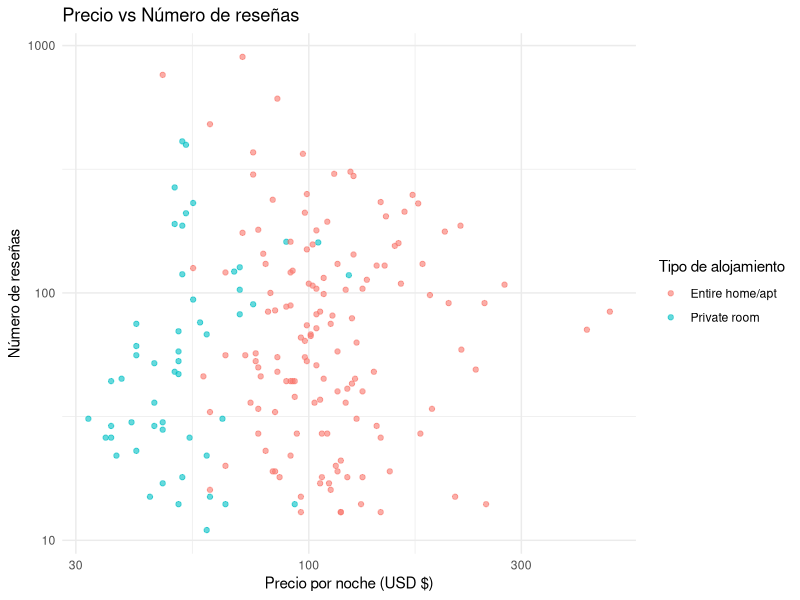
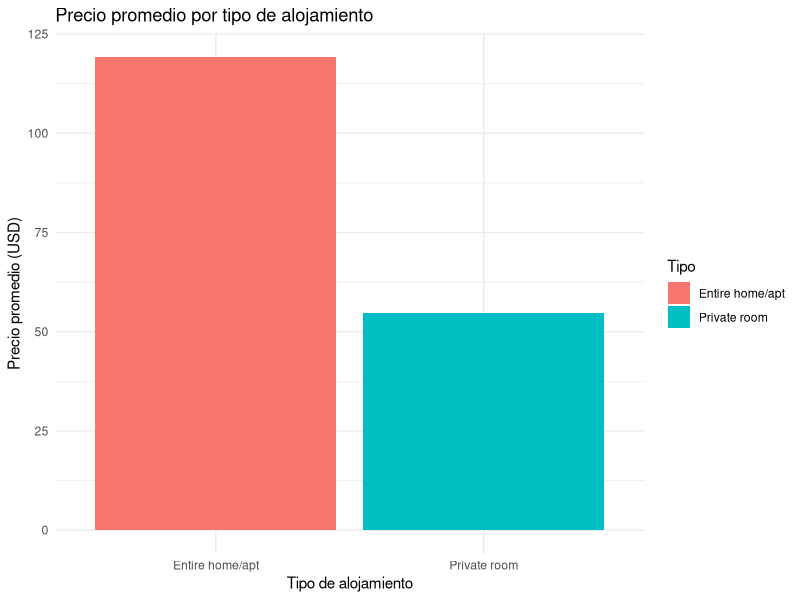
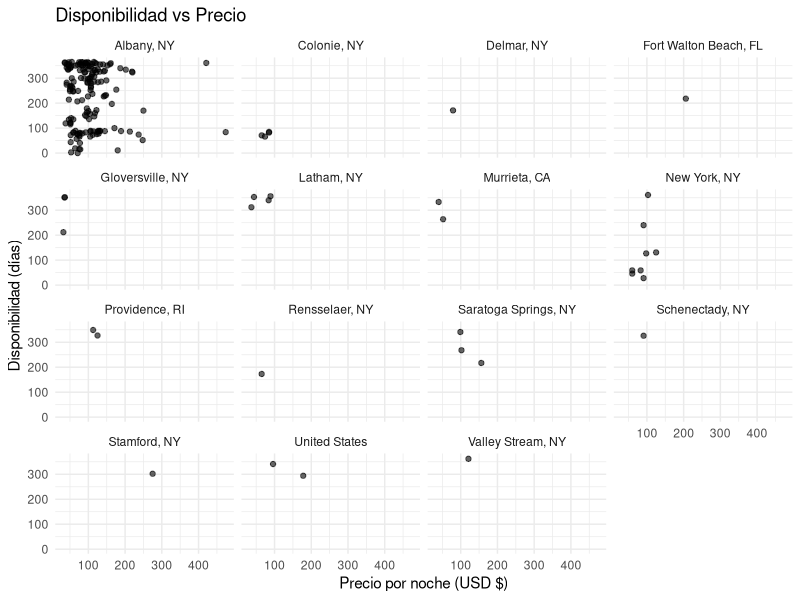

The R script that drew these images, in order:
## ---- chunk 1
library(readr)
library(dplyr)

df <- read_csv("listings.csv")
options(scipen=999)












head(df)
str(df)
## ---- chunk 2
df <- df %>%
  mutate( 
    price_num = as.numeric(gsub("[$,]", "", price))
      )
options(scipen=999)
head(select(df, price, price_num))
## ---- chunk 3
df_filtrado_top_10 <- df %>%
  filter(
    number_of_reviews > 10,
    !is.na(host_location),
    price_num < 500
  )

options(scipen=999)
head(df_filtrado_top_10)
## ---- chunk 4
df_ordenado_availability <- df_filtrado_top_10 %>%
  arrange(desc(availability_365))

options(scipen=999)
head(df_ordenado_availability)
## ---- chunk 5
df_nueva_columna <- df_ordenado_availability %>%
  mutate(total_revenue = price_num * availability_365)

options(scipen=999)
head(select(df_nueva_columna, price_num, availability_365, total_revenue))
## ---- chunk 6
df_final <- df_nueva_columna %>%
  select(
    host_location, room_type,
    price = price_num,
    availability_365, total_revenue,
    number_of_reviews
  )

options(scipen=999)
head(df_final)
## ---- chunk 7
resumen_host_loc <- df_final %>%
  group_by(host_location) %>%
  summarize(
    avg_price = mean(price, na.rm = TRUE),
    total_listings = n(),
    avg_total_revenue = mean(total_revenue, na.rm = TRUE),
  ) %>%
  arrange(desc(total_listings))

options(scipen=999)
head(resumen_host_loc)
## ---- chunk 8
resumen_room_type <- df_final %>%
  group_by(host_location, room_type) %>%
  summarise(
    avg_availability = mean(availability_365, na.rm = TRUE),
    n = n(),
  ) %>%
  arrange(host_location, desc(avg_availability))

head(resumen_room_type)
## ---- chunk 9
library(ggplot2)

ggplot(df_final, aes(x = price, y = number_of_reviews, color = room_type)) +
  geom_point(alpha = 0.6) +
  labs(
    title = "Precio vs Número de reseñas",
    x = "Precio por noche (USD $)",
    y = "Número de reseñas",
    color = "Tipo de alojamiento"
  ) +
  theme_minimal()+
  scale_x_log10() +
  scale_y_log10()
  
## ---- chunk 10
precio_por_tipo <- df_final %>%
  group_by(room_type) %>%
  summarize(
    avg_price = mean(price, na.rm = TRUE),
    .groups = "drop"
  )

ggplot(precio_por_tipo, aes(x = room_type, y = avg_price, fill = room_type)) +
  geom_col() +
  labs(
    title = "Precio promedio por tipo de alojamiento",
    x = "Tipo de alojamiento",
    y = "Precio promedio (USD)",
    fill = "Tipo"
  ) +
  theme_minimal()
## ---- chunk 11
ggplot(df_final, aes(x = price, y = availability_365)) +
  geom_point(alpha = 0.6) +
  facet_wrap(~ host_location)  + #~host_location
  labs(
    title = "Disponibilidad vs Precio",
    x = "Precio por noche (USD $)",
    y = "Disponibilidad (días)"
  ) +
  theme_minimal()
